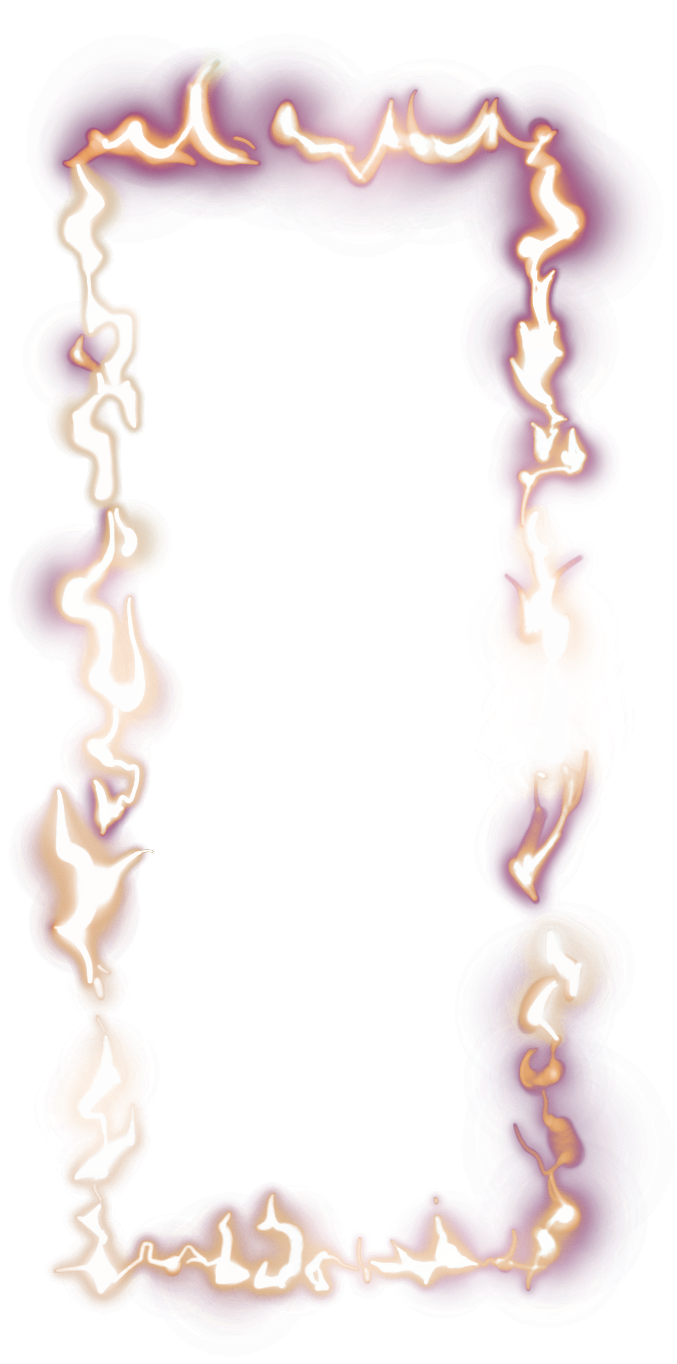
#> input picture assets/ui/flame_frame/red_source.png, 677 x 1364 px; its folder holds 3 pictures in this run
$ python build_assets.py
#> lines starting #> are read from the running program, lines starting #| are printed output that depends on the picture
"""配准原画、提取燃烧分布并生成可平铺噪声；不修改输入原图。"""
from pathlib import Path
import json, shutil
import numpy as np
from PIL import Image

def gaussian_filter(values,sigma,mode='wrap'):
    # 周期频域滤波让噪声左右、上下接缝连续。
    squared=sum(f*f for f in np.meshgrid(*[np.fft.fftfreq(n) for n in values.shape],indexing='ij'))
    return np.fft.ifftn(np.fft.fftn(values)*np.exp(-2*np.pi**2*sigma**2*squared)).real

GAME=Path(__file__).resolve().parents[2]
OUT=GAME/'assets/ui/flame_frame'
SOURCES={'red':'F:/Temp/codex-clipboard-ad9712e1-cd88-4002-94da-7f21018a310c.png',
         'blue':'F:/Temp/codex-clipboard-519cf59b-b1c6-4dd3-99c2-c57e6afabce2.png'}

def build():
    OUT.mkdir(parents=True,exist_ok=True)
    meta={}
    for key,path in SOURCES.items():
        saved=OUT/(key+'_source.png')
        if not saved.exists():shutil.copy2(path,saved)
        im=Image.open(saved).convert('RGBA');box=im.getbbox();crop=im.crop(box)
#> in build, im is the input picture: PIL image 677x1364 RGBA; mean R, G, B, A 74.8, 55.3, 59.9, 39
#> after `box = im.getbbox()`: box = (8, 33, 676, 1357)
#> after `crop = im.crop(box)`:
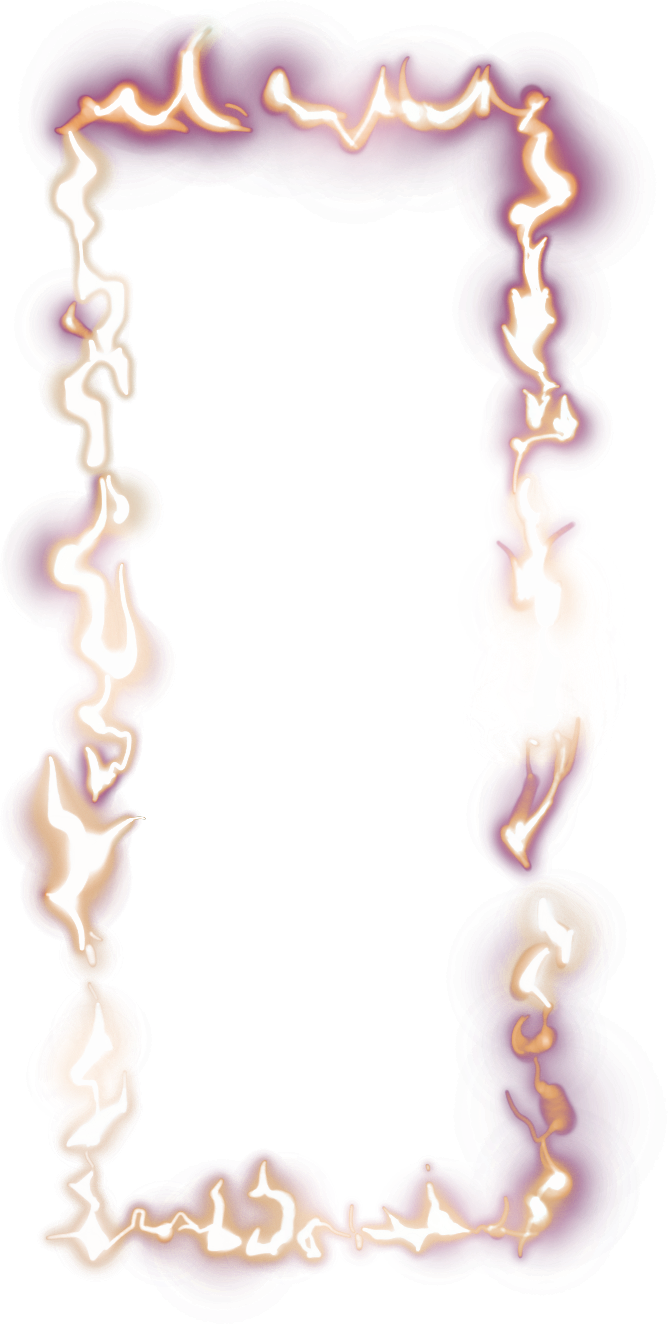
#> crop: PIL image 668x1324 RGBA; mean R, G, B, A 78.1, 57.8, 62.5, 40.7; transparent parts drawn white
        crop.save(OUT/(key+'_registered.png'));meta[key]={'source_size':im.size,'crop':box,'registered_size':crop.size}
#> pass 2 of the loop in build, `for key,path in SOURCES.items():`:
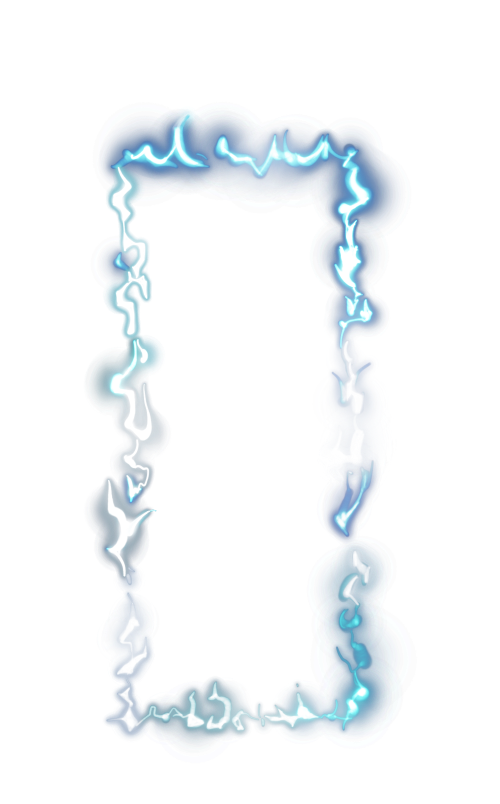
#> input picture assets/ui/flame_frame/blue_source.png, 999 x 1607 px (shown at 1/2 size)
#> in build, im is the input picture: PIL image 999x1607 RGBA; mean R, G, B, A 26.4, 35.9, 43.8, 22.4
#> box = (167, 203, 835, 1527)
#> in build, `crop = im.crop(box)`:
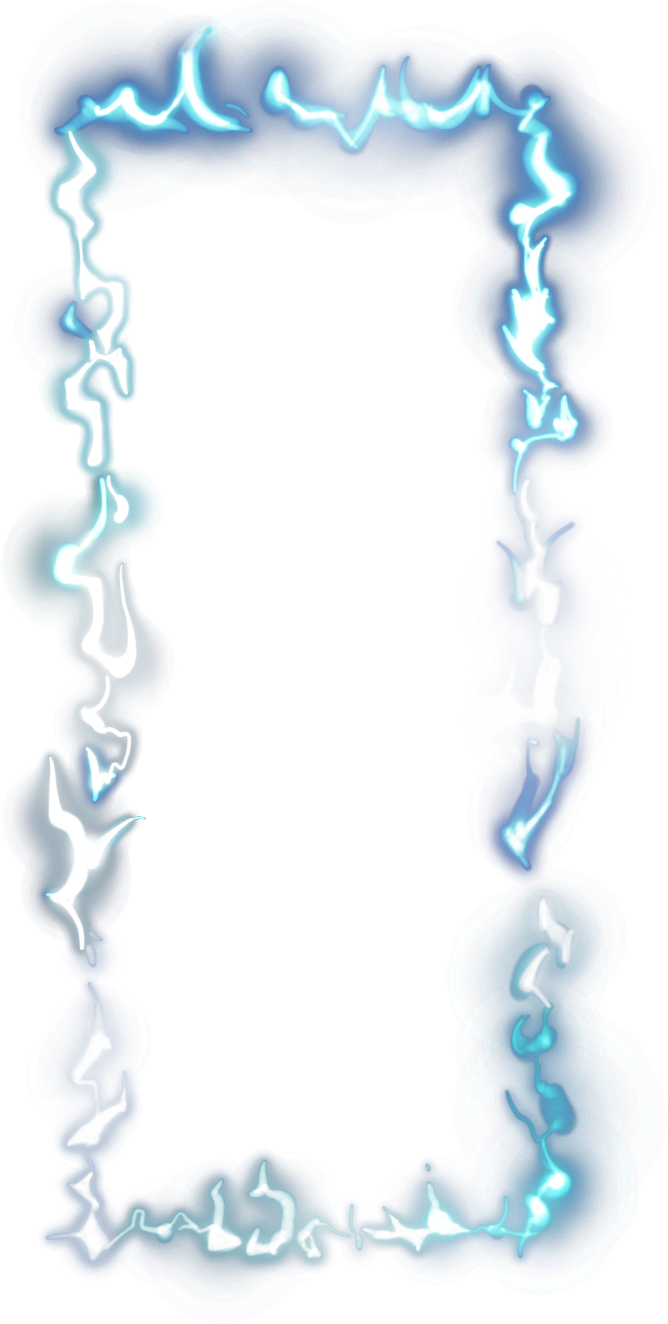
#> crop: PIL image 668x1324 RGBA; mean R, G, B, A 47.9, 65.2, 79.5, 40.7; transparent parts drawn white
    a=np.array(Image.open(OUT/'red_registered.png'),dtype=float)/255
    energy=a[:,:,:3].min(axis=2)*a[:,:,3];h,w=energy.shape
#> after `energy = a[:, :, :3].min(axis=2) * a[:, :, 3]`:
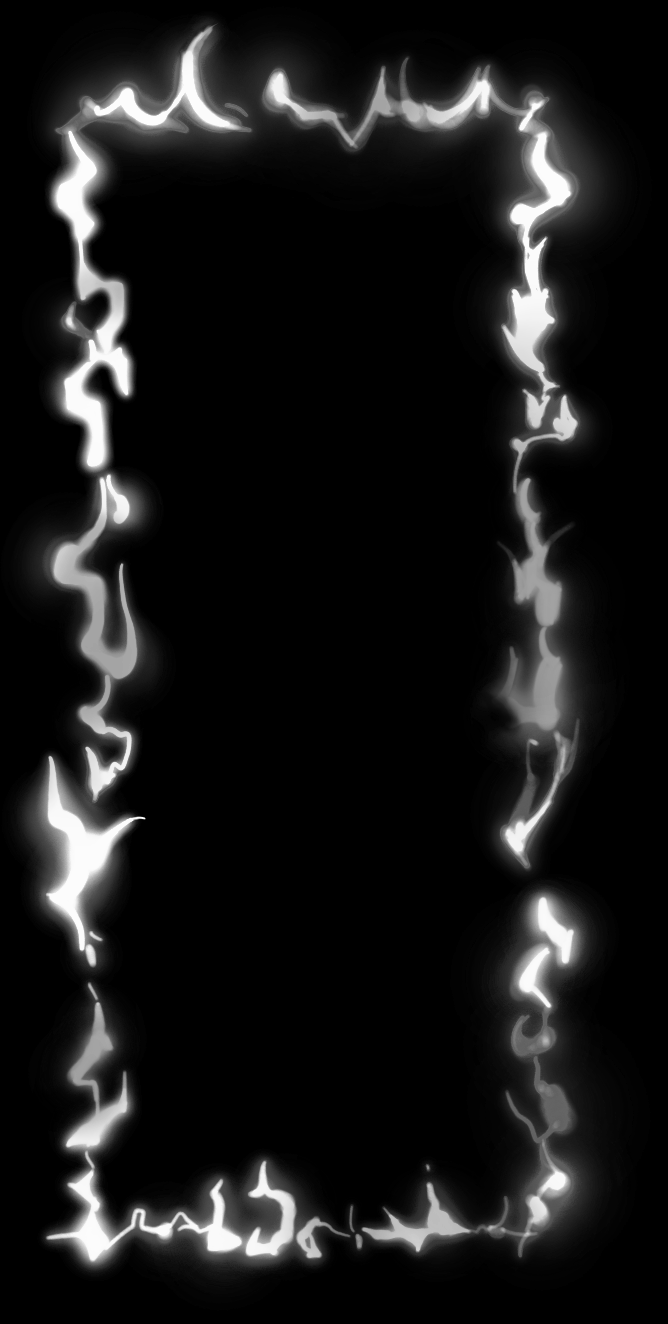
#> energy: shape (1324, 668) float64; min 0, max 0.988, mean 0.0943
#> after `h, w = energy.shape`: h = 1324; w = 668
    # 四边亮芯的峰值限定燃烧根部，避开原图大面积柔晕。
    x0=int(np.argmax(energy[h//4:h*3//4,:w//3].sum(axis=0)))
#> x0 = 92
    x1=int(w*2//3+np.argmax(energy[h//4:h*3//4,w*2//3:].sum(axis=0)))
#> x1 = 534
    y0=int(np.argmax(energy[:h//4,w//3:w*2//3].sum(axis=1)))
#> y0 = 112
    y1=int(h*3//4+np.argmax(energy[h*3//4:,w//3:w*2//3].sum(axis=1)))
#> y1 = 1235
    profiles=[energy[max(0,y0-24):y0+24,x0:x1].mean(axis=0),energy[y0:y1,x1-24:x1+24].mean(axis=1),
              energy[y1-24:y1+24,x0:x1].mean(axis=0),energy[y0:y1,max(0,x0-24):x0+24].mean(axis=1)]
    control=np.zeros((4,256,4),dtype=np.uint8)
    for i,p in enumerate(profiles):
        p=gaussian_filter(p,5);p=np.interp(np.linspace(0,len(p)-1,256),np.arange(len(p)),p)
        p=(p-p.min())/(np.ptp(p)+1e-6)
        control[i,:,0]=np.rint((.3+.7*p)*255);control[i,:,1]=np.arange(256);control[i,:,3]=255
#> this loop made 4 passes
    Image.fromarray(control).save(OUT/'fuel.png')
    rng=np.random.default_rng(4157);channels=[]
    for sigma in [10.,4.,1.4]:
        n=gaussian_filter(rng.normal(size=(256,256)),sigma,mode='wrap');n=(n-n.min())/np.ptp(n)
        channels.append(np.rint(n*255).astype(np.uint8))
    Image.fromarray(np.stack(channels+[np.full((256,256),255,dtype=np.uint8)],axis=2)).save(OUT/'noise.png')
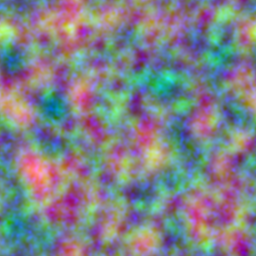
#> saved as noise.png: PIL image 256x256 RGBA; mean R, G, B, A 126.9, 128.6, 136.8, 255
    # 色阶保持原图白芯和彩色过渡；外围透明度由实时火形控制。
    for key,colors in {'red':[(84,34,86),(168,53,107),(246,114,59),(255,204,127),(255,252,237)],
                       'blue':[(28,57,115),(25,112,184),(20,224,245),(156,253,255),(244,255,255)]}.items():
        ramp=np.stack([np.interp(np.linspace(0,4,256),np.arange(5),np.array(colors)[:,c]) for c in range(3)],axis=1)
        Image.fromarray(np.rint(ramp).astype(np.uint8)[None,:,:]).save(OUT/(key+'_ramp.png'))
    meta['root_rect']=[x0,y0,x1,y1]
    old=np.array(Image.open(GAME/'assets/image/ui/选关/火框燃烧_8帧_透明PNG/火框燃烧_01.png').convert('RGBA'),dtype=float)/255
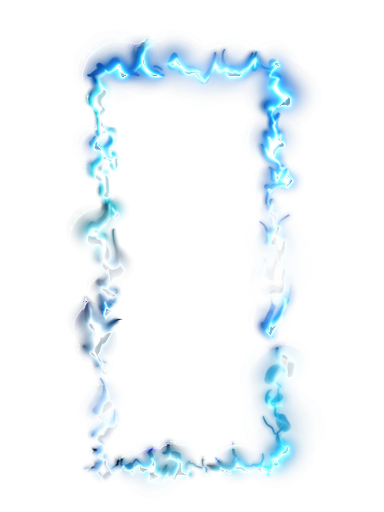
#> input picture assets/image/ui/选关/火框燃烧_8帧_透明PNG/火框燃烧_01.png, 384 x 512 px
    e=old[:,:,:3].min(axis=2)*old[:,:,3];oh,ow=e.shape
#> after `e = old[:, :, :3].min(axis=2) * old[:, :, 3]`:
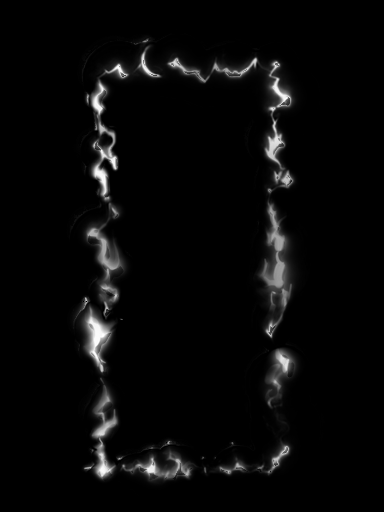
#> e: shape (512, 384) float64; min 0, max 1, mean 0.0325
#> after `oh, ow = e.shape`: oh = 512; ow = 384
    meta['old_root_rect']=[int(np.argmax(e[oh//4:oh*3//4,:ow//2].sum(axis=0))),int(np.argmax(e[:oh//4,ow//3:ow*2//3].sum(axis=1))),int(ow//2+np.argmax(e[oh//4:oh*3//4,ow//2:].sum(axis=0))),int(oh*3//4+np.argmax(e[oh*3//4:,ow//3:ow*2//3].sum(axis=1)))]
    (OUT/'source_registration.json').write_text(json.dumps(meta,ensure_ascii=False,indent=2),encoding='utf-8')
    print('Flame sources registered:',meta)
#> (printed output is left out)

if __name__=='__main__':build()
